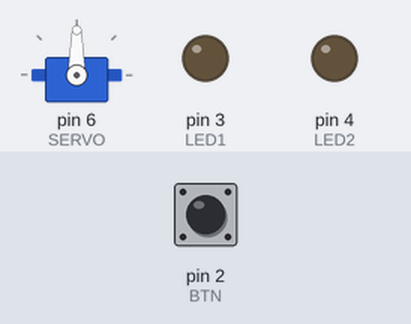
The sketch below on a simulated Arduino Uno, built with avr-gcc and run on an emulated ATmega328P. On the bench: servo, output pins drawn as LEDs (lit = HIGH). The test bench sets the inputs (shaded band); at power-on: pin 2 (BTN) LOW.

Above: at 1.2 s.
1.3 s: pin 2 (BTN) pulled HIGH for 0.15 s
At 11.7 s:
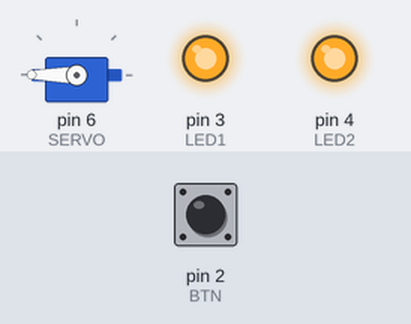
At 18.5 s:
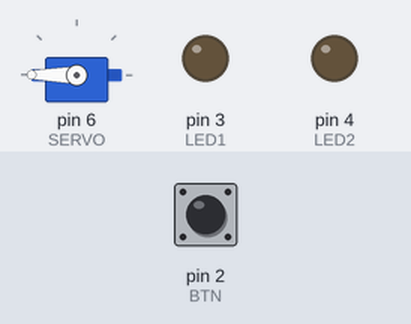
Timing chart, 0 to 26.0 s (numbered marks = the images above; inputs shaded):
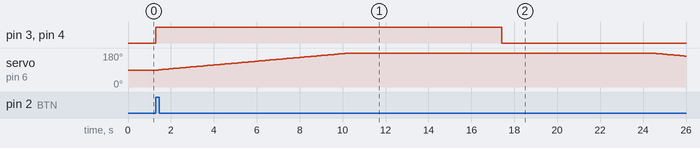

Measured:
- after the input at 1.3 s, pin 3 (LED1), pin 4 (LED2): LOW → HIGH at once, → LOW 16.1 s later; servo on pin 6 (SERVO): rises from 90° to 180° in 8.9 s, then falls to 164° in 15.6 s

The sketch:

Verbeken_Seppe_Code.ino
```cpp
#include <Servo.h>
Servo myServo;
unsigned long MOVING_TIME = 5000; // moving time is 3 seconds
unsigned long moveStartTime;
int startAngle = 90; // 180°
int stopAngle  = 250; // 70°

int LED1 = 3;
int LED2 = 4;
int LED3 = 5;
int BTN = 2;
int SERVO = 6;

int buttonState = 0;

bool firstRotationDone = false;
bool secondRotationDone = false;
bool BtnPressed = false;

void setup() {
  myServo.attach(SERVO);
  moveStartTime = millis(); // start moving
  Serial.begin(9600);

  // LED Code
  pinMode(LED1, OUTPUT);
  pinMode(LED2, OUTPUT);
  pinMode(LED2, OUTPUT);

  //Button Code
  pinMode(BTN, INPUT);
}

void loop() {
  if (BtnPressed) {

    digitalWrite(LED1, HIGH);
    digitalWrite(LED2, HIGH);
    digitalWrite(LED3, HIGH);
    if (!firstRotationDone) {
      for (int i = startAngle ; i != stopAngle; i++) {
        myServo.write(i);
        delay(100);
        if (i >= stopAngle - 5) {
          firstRotationDone = true;
        }
      }
    }

    if (firstRotationDone && !secondRotationDone) {
      for (int i = stopAngle ; i != startAngle; i--) {
        myServo.write(i);
        delay(100);
        if (i >= startAngle + 5) {
          secondRotationDone = true;
          digitalWrite(LED1, LOW);
          digitalWrite(LED2, LOW);
          digitalWrite(LED3, LOW);
          firstRotationDone = false;
          secondRotationDone = false;
          BtnPressed = false;
        }
      }
    }
  }
  //Button code
  buttonState = digitalRead(BTN);

  if (buttonState == 1) {
    // turn LED on:
    BtnPressed = true;
    //digitalWrite(LED1, HIGH);
    //digitalWrite(LED2, HIGH);
    //digitalWrite(LED3, HIGH);
  }
}
```
